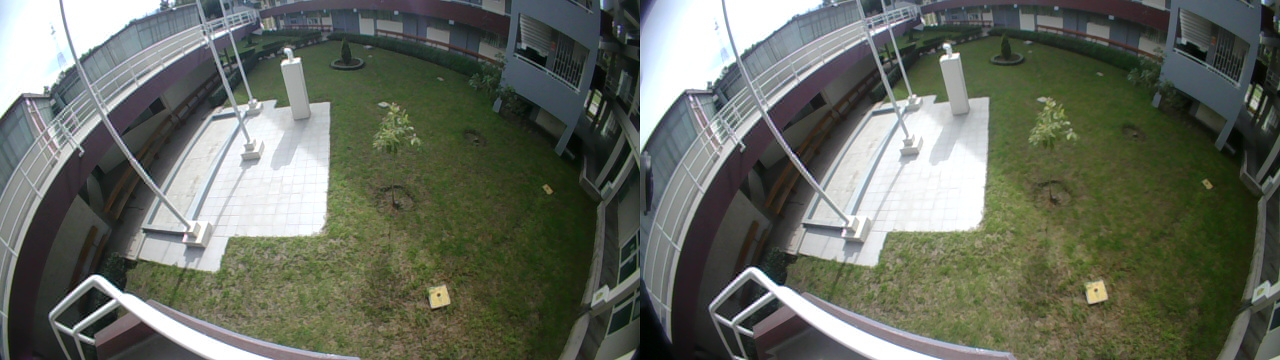
#> input picture transmision_arq/imgs/img1b.jpg, 1280 x 360 px, found by its file name
$ python temp.py
#> lines starting #> are read from the running program, lines starting #| are printed output that depends on the picture
import sys
import serial
import numpy as np
from PIL import Image, ImageFile
import os
import time

# Permitir cargar imágenes truncadas
ImageFile.LOAD_TRUNCATED_IMAGES = True

# --- CONFIGURACIÓN ---
SCRIPT_DIR = os.path.dirname(os.path.abspath(__file__))
IMAGE_FILE = os.path.join(SCRIPT_DIR, '../imgs/img1b.jpg')  # imagen side-by-side
OUTPUT_DIR = os.path.join(SCRIPT_DIR, '../imgs/estereoscopic')
PORT = '/dev/ttyS0'            # puerto serie del XBee
BAUD = 9600                      # velocidad en baudios
WIDTH = 256                      # ancho deseado del anaglifo (px)
HEIGHT = 155                     # alto deseado del anaglifo (px)
GENERATE_HEADER = False          # true para crear archivo .h con bytes
HEADER_NAME = 'imagen_rgb332.h'

# --- FUNCIONES ---
def rgb_to_rgb332(r, g, b):
    """Convierte un color de 24 bits (8-8-8) a 8 bits (RRRGGGBB)."""
    r3 = (r >> 5) & 0x07
    g3 = (g >> 5) & 0x07
    b2 = (b >> 6) & 0x03
    return (r3 << 5) | (g3 << 2) | b2

def create_anaglyph(left_img, right_img):
    """Crea imagen anaglifo rojo-azul desde dos imágenes (optimizado con numpy)."""
    left_arr = np.array(left_img, dtype=np.uint8)
    right_arr = np.array(right_img, dtype=np.uint8)

    # Anaglifo: R del lado izquierdo, G y B del lado derecho
    anaglyph = np.zeros_like(left_arr)
    anaglyph[:, :, 0] = left_arr[:, :, 0]   # Canal rojo de la izquierda
    anaglyph[:, :, 1] = right_arr[:, :, 1]  # Canal verde de la derecha
    anaglyph[:, :, 2] = right_arr[:, :, 2]  # Canal azul de la derecha

    return Image.fromarray(anaglyph)

def process_image(filename, width, height):
    """Procesa imagen side-by-side, crea anaglifo 3D y convierte a RGB332."""
    # Cargar imagen side-by-side
    img = Image.open(filename).convert('RGB')
    img_width, img_height = img.size

    # Dividir en mitades (left y right)
    half_width = img_width // 2
    left_img = img.crop((0, 0, half_width, img_height))
    right_img = img.crop((half_width, 0, img_width, img_height))

    # Redimensionar antes de crear anaglifo (más eficiente)
    left_img = left_img.resize((width, height), Image.LANCZOS)
    right_img = right_img.resize((width, height), Image.LANCZOS)

    # Crear anaglifo rojo-azul
    t_start = time.time()
    anaglyph_img = create_anaglyph(left_img, right_img)
    t_generation = time.time() - t_start

    # Convertir a RGB332 usando numpy (optimizado)
    t_start = time.time()
    pixels = np.array(anaglyph_img, dtype=np.uint8)
    r = (pixels[:, :, 0] >> 5) & 0x07
    g = (pixels[:, :, 1] >> 5) & 0x07
    b = (pixels[:, :, 2] >> 6) & 0x03
    data = ((r << 5) | (g << 2) | b).flatten().tolist()
    t_compression = time.time() - t_start

    return data, anaglyph_img, t_generation, t_compression

def generate_header_bytes(data, width, height, header_name):
    """Genera un archivo .h con arreglo C tipo PROGMEM."""
    lines = []
    lines.append(f'static const unsigned char image_8bit_RRRGGGBB[{len(data)}] PROGMEM = {{')
    for i, val in enumerate(data):
        if i % width == 0:
            lines.append('\n    ')
        lines[-1] += f'{val:3d}, '
    lines.append('\n};\n')
    with open(header_name, 'w') as f:
        f.write('\n'.join(lines))
    return header_name

def send_via_serial(port, baud, data):
    """Envía los bytes de la imagen comprimida por puerto serial."""
    print(f'Conectando a {port} a {baud} baudios...')
    t_start = time.time()
    with serial.Serial(port, baud, timeout=2) as ser:
        total = len(data)
        for i, b in enumerate(data):
            ser.write(bytes([b]))
            if (i + 1) % 1000 == 0 or i + 1 == total:
                print(f'Enviados {i+1}/{total} bytes')
    t_transmission = time.time() - t_start
    print('Transmisión completa.')
    return t_transmission

# --- MAIN ---
def main():
    # Crear directorio de salida si no existe
    os.makedirs(OUTPUT_DIR, exist_ok=True)

    try:
        data, anaglyph_img, t_gen, t_comp = process_image(IMAGE_FILE, WIDTH, HEIGHT)
#> in process_image, img is the input picture: PIL image 1280x360 RGB; mean R, G, B 101.6, 106.8, 95
#> in process_image, `left_img = left_img.resize((width, height), Image.LANCZOS)`:
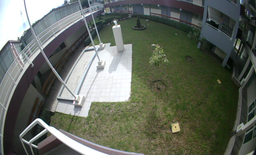
#> left_img: PIL image 256x155 RGB; mean R, G, B 99.2, 104.8, 94
#> in process_image, `right_img = right_img.resize((width, height), Image.LANCZOS)`:
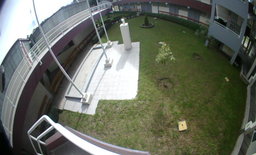
#> right_img: PIL image 256x155 RGB; mean R, G, B 104, 108.7, 95.9
#> in create_anaglyph, `anaglyph[:, :, 1] = right_arr[:, :, 1]`:
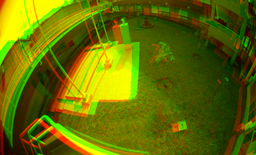
#> anaglyph: shape (155, 256, 3); mean R, G, B 99.2, 108.7, 0
#> in create_anaglyph, `anaglyph[:, :, 2] = right_arr[:, :, 2]`:
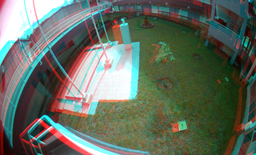
#> anaglyph: shape (155, 256, 3); mean R, G, B 99.2, 108.7, 95.9
#> in process_image, `r = (pixels[:, :, 0] >> 5) & 0x07`:
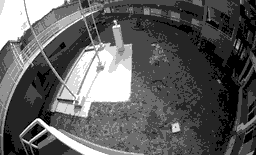
#> r: shape (155, 256); min 0, max 7, mean 2.6; drawn with min black and max white
#> in process_image, `g = (pixels[:, :, 1] >> 5) & 0x07`:
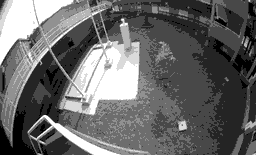
#> g: shape (155, 256); min 0, max 7, mean 2.88; drawn with min black and max white
#> in process_image, `b = (pixels[:, :, 2] >> 6) & 0x03`:
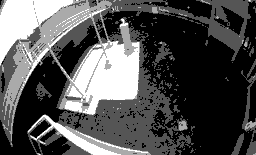
#> b: shape (155, 256); min 0, max 3, mean 0.97; drawn with min black and max white
#> in process_image, `data = ((r << 5) | (g << 2) | b).flatten().tolist()`: data = 39680 items
#> data = 39680 items; t_gen = 0.0362; t_comp = 0.0108
        print(f"Anaglifo 3D creado desde '{IMAGE_FILE}' -> {WIDTH}x{HEIGHT}, {len(data)} bytes totales")
#| Anaglifo 3D creado desde '../imgs/img1b.jpg' -> 256x155, 39680 bytes totales
        print(f"Generación anaglifo: {t_gen*1000:.2f} ms")
#| Generación anaglifo: 36.19 ms
        print(f"Compresión RGB332: {t_comp*1000:.2f} ms")
#| Compresión RGB332: 10.82 ms

        # Guardar imagen estereoscópica
        output_path = os.path.join(OUTPUT_DIR, 'anaglifo_3d.png')
        anaglyph_img.save(output_path)
        print(f"Imagen guardada en: {output_path}")
    except Exception as e:
        print('Error procesando imagen:', e)
        sys.exit(1)

    if GENERATE_HEADER:
        try:
            out = generate_header_bytes(data, WIDTH, HEIGHT, HEADER_NAME)
            print(f'Header C generado: {out}')
        except Exception as e:
            print('Error generando header:', e)

    try:
        t_trans = send_via_serial(PORT, BAUD, data)
#> in send_via_serial, `total = len(data)`: total = 39680
#> the loop in send_via_serial, `for i, b in enumerate(data):` made 39680 passes
#> b on passes 1 to 3: 196, 196, 197
#| Enviados 1000/39680 bytes
#| Enviados 2000/39680 bytes
#| Enviados 3000/39680 bytes
#| Enviados 4000/39680 bytes
#> (further printed lines are left out)
#> t_trans = 0.184
        print(f" Transmisión: {t_trans:.2f} s ({len(data)/t_trans:.0f} bytes/s)")
#|  Transmisión: 0.18 s (216190 bytes/s)
        print(f"\n-------------------------")
        print(f"\nRESUMEN DE TIEMPOS:")
        print(f"  Generación: {t_gen*1000:.2f} ms")
#|   Generación: 36.19 ms
        print(f"  Compresión: {t_comp*1000:.2f} ms")
#|   Compresión: 10.82 ms
        print(f"  Transmisión: {t_trans:.2f} s")
#|   Transmisión: 0.18 s
        print(f"  TOTAL: {(t_gen + t_comp + t_trans):.2f} s")
#|   TOTAL: 0.23 s
    except Exception as e:
        print('Error enviando por serial:', e)
        sys.exit(1)

if __name__ == '__main__':
    main()

$ run again, with transmision_arq/imgs/img4b.jpg copied over transmision_arq/imgs/img1b.jpg
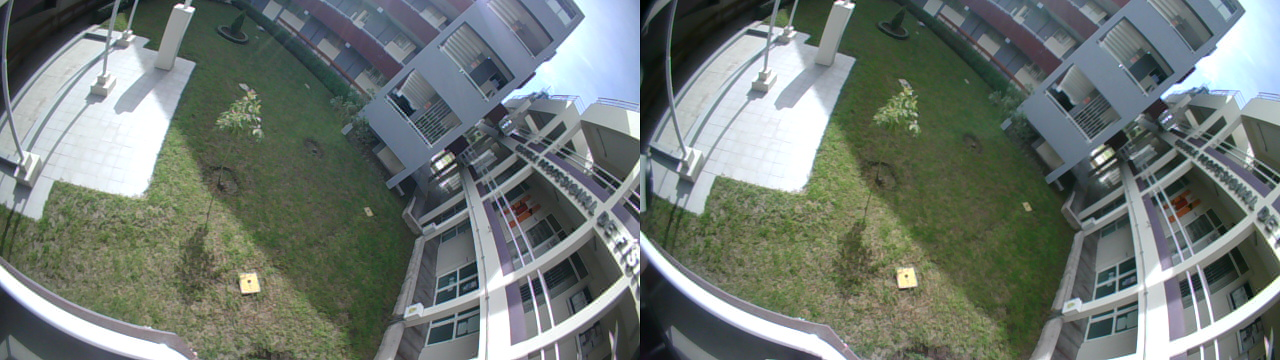
#> input picture transmision_arq/imgs/img4b.jpg, 1280 x 360 px, found by its file name
#> in process_image, img is the input picture: PIL image 1280x360 RGB; mean R, G, B 111.5, 120.2, 114.5
#> in process_image, `g = (pixels[:, :, 1] >> 5) & 0x07`:
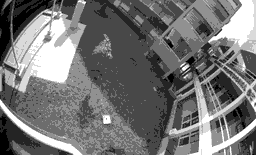
#> g: shape (155, 256); min 0, max 7, mean 3.19; drawn with min black and max white
#> in process_image, `b = (pixels[:, :, 2] >> 6) & 0x03`:
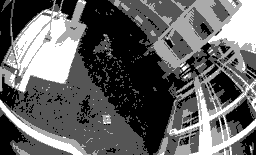
#> b: shape (155, 256); min 0, max 3, mean 1.16; drawn with min black and max white
#> in process_image, `data = ((r << 5) | (g << 2) | b).flatten().tolist()`: data = 39680 items
#> in main, `data, anaglyph_img, t_gen, t_comp = process_image(IMAGE_FILE, WIDTH, H..`: t_gen = 0.0371; t_comp = 0.0111
#| Anaglifo 3D creado desde '../imgs/img1b.jpg' -> 256x155, 39680 bytes totales
#| Generación anaglifo: 37.07 ms
#| Compresión RGB332: 11.12 ms
#> total = 39680
#> the loop in send_via_serial, `for i, b in enumerate(data):` made 39680 passes
#> b on passes 1 to 3: 128, 128, 96
#> (printed output is left out)
#> t_trans = 0.18
#|  Transmisión: 0.18 s (219861 bytes/s)
#|   Generación: 37.07 ms
#|   Compresión: 11.12 ms
#|   Transmisión: 0.18 s
#|   TOTAL: 0.23 s

$ run again, with transmision_arq/imgs/img2a.jpg copied over transmision_arq/imgs/img1b.jpg
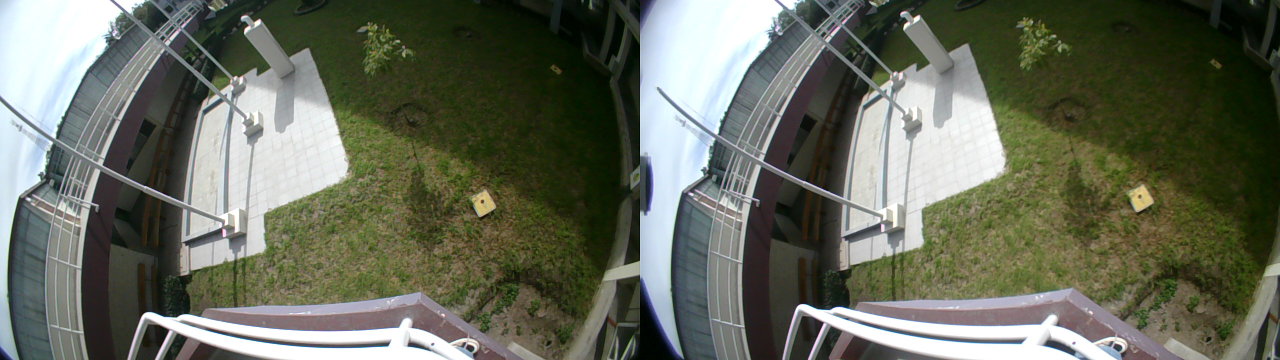
#> input picture transmision_arq/imgs/img2a.jpg, 2560 x 720 px, found by its file name (shown at 1/2 size)
#> in process_image, img is the input picture: PIL image 2560x720 RGB; mean R, G, B 102.7, 106.9, 92.1
#> in process_image, `g = (pixels[:, :, 1] >> 5) & 0x07`:
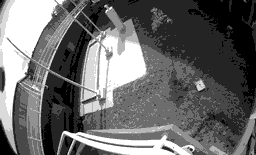
#> g: shape (155, 256); min 0, max 7, mean 2.92; drawn with min black and max white
#> in process_image, `b = (pixels[:, :, 2] >> 6) & 0x03`:
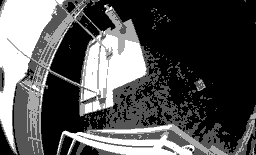
#> b: shape (155, 256); min 0, max 3, mean 1; drawn with min black and max white
#> in process_image, `data = ((r << 5) | (g << 2) | b).flatten().tolist()`: data = 39680 items
#> in main, `data, anaglyph_img, t_gen, t_comp = process_image(IMAGE_FILE, WIDTH, H..`: t_gen = 0.035; t_comp = 0.0102
#| Anaglifo 3D creado desde '../imgs/img1b.jpg' -> 256x155, 39680 bytes totales
#| Generación anaglifo: 34.95 ms
#| Compresión RGB332: 10.23 ms
#> total = 39680
#> the loop in send_via_serial, `for i, b in enumerate(data):` made 39680 passes
#> b on passes 1 to 3: 160, 160, 164
#> (printed output is left out)
#> t_trans = 0.186
#|  Transmisión: 0.19 s (213309 bytes/s)
#|   Generación: 34.95 ms
#|   Compresión: 10.23 ms
#|   Transmisión: 0.19 s
#|   TOTAL: 0.23 s

$ run again, with transmision_arq/imgs/img3a.jpg copied over transmision_arq/imgs/img1b.jpg
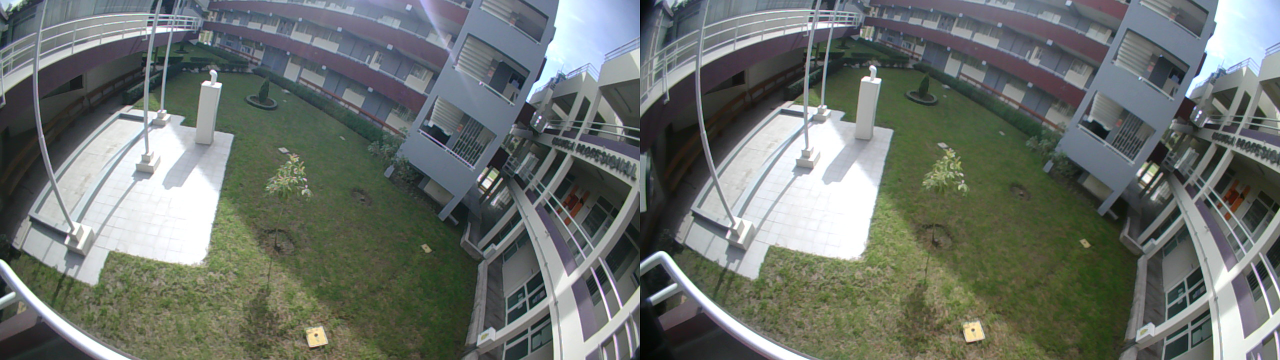
#> input picture transmision_arq/imgs/img3a.jpg, 2560 x 720 px, found by its file name (shown at 1/2 size)
#> in process_image, img is the input picture: PIL image 2560x720 RGB; mean R, G, B 107.9, 113.9, 108.4
#> in process_image, `b = (pixels[:, :, 2] >> 6) & 0x03`:
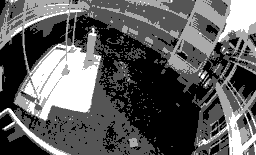
#> b: shape (155, 256); min 0, max 3, mean 1.09; drawn with min black and max white
#> in process_image, `data = ((r << 5) | (g << 2) | b).flatten().tolist()`: data = 39680 items
#> in main, `data, anaglyph_img, t_gen, t_comp = process_image(IMAGE_FILE, WIDTH, H..`: t_gen = 0.026; t_comp = 0.00847
#| Anaglifo 3D creado desde '../imgs/img1b.jpg' -> 256x155, 39680 bytes totales
#| Generación anaglifo: 25.99 ms
#| Compresión RGB332: 8.47 ms
#> total = 39680
#> the loop in send_via_serial, `for i, b in enumerate(data):` made 39680 passes
#> b on passes 1 to 3: 160, 160, 160
#> (printed output is left out)
#> t_trans = 0.184
#|  Transmisión: 0.18 s (215773 bytes/s)
#|   Generación: 25.99 ms
#|   Compresión: 8.47 ms
#|   Transmisión: 0.18 s
#|   TOTAL: 0.22 s
